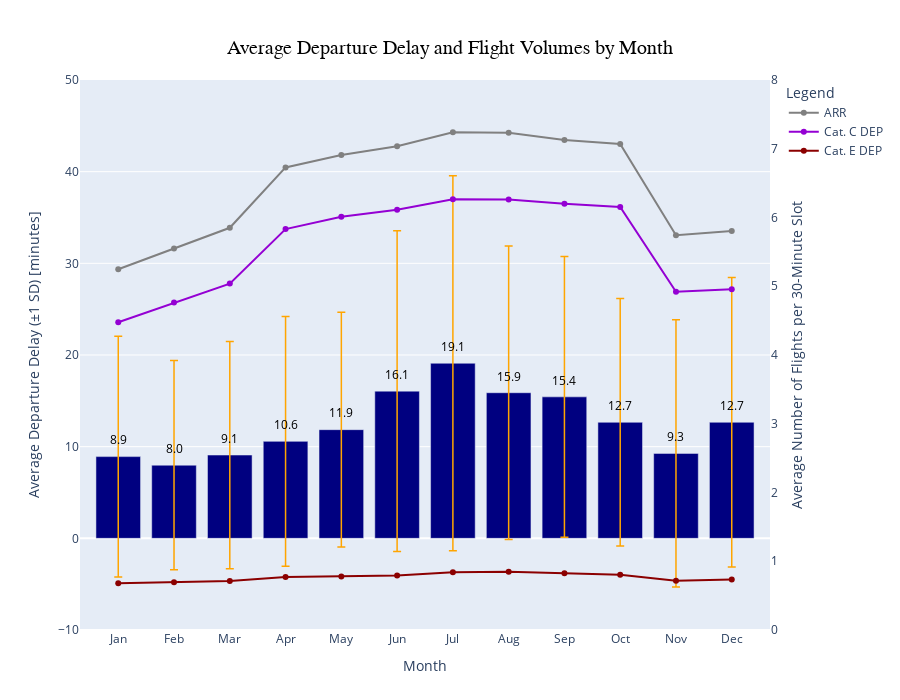

The notebook cell saved with this chart:
### Markdown cell above
Erstellung eines Histogramms für Monat / Tag / Zeit.

### Code cell
df = helper_df.copy()

# Map month numbers (0–11) to month names
month_names = {
    0: "Jan", 1: "Feb", 2: "Mar", 3: "Apr", 4: "May", 5: "Jun",
    6: "Jul", 7: "Aug", 8: "Sep", 9: "Oct", 10: "Nov", 11: "Dec"
}

# Add a new column with month names
df["month_name"] = df["month"].map(month_names)
month_order = list(month_names.values())

# --- Compute mean and standard deviation of delay per month ---
stats = (
    df.groupby("month_name")["avg_dep_delay_slot_minutes"]
      .agg(["mean", "std"])
      .reindex(month_order)
      .reset_index()
)

sd_err = stats["std"].fillna(0)

# --- Monthly averages of flights per 30-minute slot ---
monthly_agg = (
    df.groupby("month_name", as_index=False)
      .agg(
          avg_C=("scheduled_C", "mean"),
          avg_E=("scheduled_E", "mean"),
          avg_arr=("scheduled_arrivals", "mean")
      )
)

# Reorder months
monthly_agg = (
    monthly_agg.set_index("month_name")
               .reindex(month_order)
               .reset_index()
)

# --- Base bar chart (left axis) ---
fig = px.bar(
    stats,
    x="month_name",
    y="mean",
    color_discrete_sequence=["navy"],
    labels={"month_name": "Month"},
    title="Average Departure Delay and Flight Volumes by Month"
)

# Error bars for standard deviation
fig.data[0].update(
    error_y=dict(
        type="data",
        symmetric=True,
        array=sd_err,
        visible=True,
        color="orange",
        thickness=1.5,
        width=4
    ),
    texttemplate=None,
    textposition=None,
    cliponaxis=False
)

# Text labels on top of bars
text_y = stats["mean"] + 1 # Position text slightly above bars

fig.add_trace(
    go.Scatter(
        x=stats["month_name"],
        y=text_y,
        mode="text",
        text=[f"{v:.1f}" for v in stats["mean"]],
        textposition="top center",
        textfont=dict(size=12, color="black"),
        showlegend=False,
        hoverinfo="skip",
        yaxis="y"
    )
)

# --- Grey line: average scheduled arrivals (right axis) ---
fig.add_trace(
    go.Scatter(
        x=monthly_agg["month_name"],
        y=monthly_agg["avg_arr"],
        name="ARR",
        mode="lines+markers",
        line=dict(color="grey", width=2),
        marker=dict(size=6),
        yaxis="y2"
    )
)

# --- Dark violet line: average scheduled cat. C DEP (right axis) ---
fig.add_trace(
    go.Scatter(
        x=monthly_agg["month_name"],
        y=monthly_agg["avg_C"],
        name="Cat. C DEP",
        mode="lines+markers",
        line=dict(color="darkviolet", width=2),
        marker=dict(size=6),
        yaxis="y2"
    )
)

# --- Dark red line: average scheduled cat. E DEP (right axis) ---
fig.add_trace(
    go.Scatter(
        x=monthly_agg["month_name"],
        y=monthly_agg["avg_E"],
        name="Cat. E DEP",
        mode="lines+markers",
        line=dict(color="darkred", width=2),
        marker=dict(size=6),
        yaxis="y2"
    )
)

# --- Layout ---
fig.update_layout(
    uniformtext_minsize=10,
    uniformtext_mode='show',
    height=700,
    margin=dict(t=80, b=70),
    title={
        'x': 0.5,
        'xanchor': 'center',
        'yanchor': 'top'
    },
    title_font=dict(size=20, family='Arial', color='black'),
    yaxis=dict(
        title="Average Departure Delay (±1 SD) [minutes]",
        range=[-10, 50]
    ),
    yaxis2=dict(
        title="Average Number of Flights per 30-Minute Slot",
        overlaying="y",
        side="right",
        showgrid=False,
        range=[0, 8]
    ),
    legend=dict(
        title="Legend"
    )
)

fig.show()

### Figure 1 — Plotly figure (JSON) as saved in the notebook; plotly's stock layout.template omitted (floating-point values rounded to 4 significant figures)
{"data": [{"cliponaxis": false, "error_y": {"array": [13.13, 11.42, 12.4, 13.61, 12.81, 17.49, 20.47, 16.01, 15.32, 13.51, 14.58, 15.79], "color": "orange", "symmetric": true, "thickness": 1.5, "type": "data", "visible": true, "width": 4}, "hovertemplate": "Month=%{x}<br>mean=%{y}<extra></extra>", "legendgroup": "", "marker": {"color": "navy", "pattern": {"shape": ""}}, "name": "", "orientation": "v", "showlegend": false, "type": "bar", "x": ["Jan", "Feb", "Mar", "Apr", "May", "Jun", "Jul", "Aug", "Sep", "Oct", "Nov", "Dec"], "xaxis": "x", "y": [8.915, 7.979, 9.087, 10.58, 11.86, 16.06, 19.1, 15.88, 15.43, 12.66, 9.267, 12.66], "yaxis": "y"}, {"hoverinfo": "skip", "mode": "text", "showlegend": false, "text": ["8.9", "8.0", "9.1", "10.6", "11.9", "16.1", "19.1", "15.9", "15.4", "12.7", "9.3", "12.7"], "textfont": {"color": "black", "size": 12}, "textposition": "top center", "type": "scatter", "x": ["Jan", "Feb", "Mar", "Apr", "May", "Jun", "Jul", "Aug", "Sep", "Oct", "Nov", "Dec"], "y": [9.915, 8.979, 10.09, 11.58, 12.86, 17.06, 20.1, 16.88, 16.43, 13.66, 10.27, 13.66], "yaxis": "y"}, {"line": {"color": "grey", "width": 2}, "marker": {"size": 6}, "mode": "lines+markers", "name": "ARR", "type": "scatter", "x": ["Jan", "Feb", "Mar", "Apr", "May", "Jun", "Jul", "Aug", "Sep", "Oct", "Nov", "Dec"], "y": [5.248, 5.55, 5.85, 6.728, 6.91, 7.037, 7.241, 7.231, 7.126, 7.068, 5.741, 5.803], "yaxis": "y2"}, {"line": {"color": "darkviolet", "width": 2}, "marker": {"size": 6}, "mode": "lines+markers", "name": "Cat. C DEP", "type": "scatter", "x": ["Jan", "Feb", "Mar", "Apr", "May", "Jun", "Jul", "Aug", "Sep", "Oct", "Nov", "Dec"], "y": [4.477, 4.763, 5.039, 5.832, 6.01, 6.112, 6.264, 6.262, 6.201, 6.152, 4.92, 4.958], "yaxis": "y2"}, {"line": {"color": "darkred", "width": 2}, "marker": {"size": 6}, "mode": "lines+markers", "name": "Cat. E DEP", "type": "scatter", "x": ["Jan", "Feb", "Mar", "Apr", "May", "Jun", "Jul", "Aug", "Sep", "Oct", "Nov", "Dec"], "y": [0.6803, 0.6949, 0.7128, 0.772, 0.7784, 0.7931, 0.8407, 0.8468, 0.8258, 0.8024, 0.716, 0.7359], "yaxis": "y2"}], "layout": {"barmode": "relative", "height": 700, "legend": {"title": {"text": "Legend"}, "tracegroupgap": 0}, "margin": {"b": 70, "t": 80}, "title": {"font": {"color": "black", "family": "Arial", "size": 20}, "text": "Average Departure Delay and Flight Volumes by Month", "x": 0.5, "xanchor": "center", "yanchor": "top"}, "uniformtext": {"minsize": 10, "mode": "show"}, "xaxis": {"anchor": "y", "domain": [0, 1], "title": {"text": "Month"}}, "yaxis": {"anchor": "x", "domain": [0, 1], "range": [-10, 50], "title": {"text": "Average Departure Delay (±1 SD) [minutes]"}}, "yaxis2": {"overlaying": "y", "range": [0, 8], "showgrid": false, "side": "right", "title": {"text": "Average Number of Flights per 30-Minute Slot"}}}}
